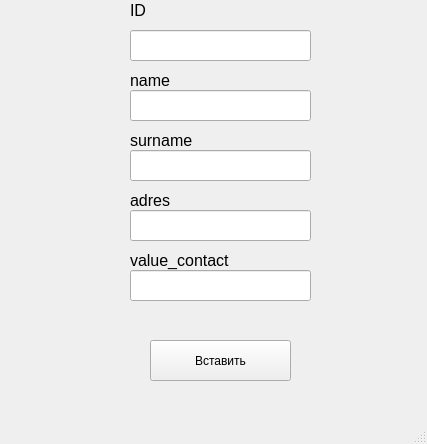
<?xml version="1.0" encoding="UTF-8"?>
<ui version="4.0">
 <class>ClientWindow</class>
 <widget class="QMainWindow" name="ClientWindow">
  <property name="geometry">
   <rect>
    <x>0</x>
    <y>0</y>
    <width>427</width>
    <height>444</height>
   </rect>
  </property>
  <property name="windowTitle">
   <string>MainWindow</string>
  </property>
  <widget class="QWidget" name="centralwidget">
   <widget class="QLabel" name="label_6">
    <property name="geometry">
     <rect>
      <x>130</x>
      <y>70</y>
      <width>141</width>
      <height>21</height>
     </rect>
    </property>
    <property name="font">
     <font>
      <pointsize>12</pointsize>
     </font>
    </property>
    <property name="lineWidth">
     <number>1</number>
    </property>
    <property name="text">
     <string>name</string>
    </property>
   </widget>
   <widget class="QLineEdit" name="lineEdit">
    <property name="geometry">
     <rect>
      <x>130</x>
      <y>30</y>
      <width>181</width>
      <height>31</height>
     </rect>
    </property>
   </widget>
   <widget class="QLabel" name="label_8">
    <property name="geometry">
     <rect>
      <x>130</x>
      <y>190</y>
      <width>141</width>
      <height>21</height>
     </rect>
    </property>
    <property name="font">
     <font>
      <pointsize>12</pointsize>
     </font>
    </property>
    <property name="lineWidth">
     <number>1</number>
    </property>
    <property name="text">
     <string>adres</string>
    </property>
   </widget>
   <widget class="QLabel" name="label_9">
    <property name="geometry">
     <rect>
      <x>130</x>
      <y>250</y>
      <width>141</width>
      <height>21</height>
     </rect>
    </property>
    <property name="font">
     <font>
      <pointsize>12</pointsize>
     </font>
    </property>
    <property name="lineWidth">
     <number>1</number>
    </property>
    <property name="text">
     <string>value_contact</string>
    </property>
   </widget>
   <widget class="QLabel" name="label_7">
    <property name="geometry">
     <rect>
      <x>130</x>
      <y>130</y>
      <width>141</width>
      <height>21</height>
     </rect>
    </property>
    <property name="font">
     <font>
      <pointsize>12</pointsize>
     </font>
    </property>
    <property name="lineWidth">
     <number>1</number>
    </property>
    <property name="text">
     <string>surname</string>
    </property>
   </widget>
   <widget class="QLineEdit" name="lineEdit_4">
    <property name="geometry">
     <rect>
      <x>130</x>
      <y>210</y>
      <width>181</width>
      <height>31</height>
     </rect>
    </property>
   </widget>
   <widget class="QLabel" name="label_5">
    <property name="geometry">
     <rect>
      <x>130</x>
      <y>0</y>
      <width>31</width>
      <height>21</height>
     </rect>
    </property>
    <property name="font">
     <font>
      <pointsize>12</pointsize>
     </font>
    </property>
    <property name="lineWidth">
     <number>1</number>
    </property>
    <property name="text">
     <string>ID</string>
    </property>
   </widget>
   <widget class="QLineEdit" name="lineEdit_3">
    <property name="geometry">
     <rect>
      <x>130</x>
      <y>150</y>
      <width>181</width>
      <height>31</height>
     </rect>
    </property>
   </widget>
   <widget class="QLineEdit" name="lineEdit_2">
    <property name="geometry">
     <rect>
      <x>130</x>
      <y>90</y>
      <width>181</width>
      <height>31</height>
     </rect>
    </property>
   </widget>
   <widget class="QLineEdit" name="lineEdit_5">
    <property name="geometry">
     <rect>
      <x>130</x>
      <y>270</y>
      <width>181</width>
      <height>31</height>
     </rect>
    </property>
   </widget>
   <widget class="QPushButton" name="pushButton_2">
    <property name="geometry">
     <rect>
      <x>150</x>
      <y>340</y>
      <width>141</width>
      <height>41</height>
     </rect>
    </property>
    <property name="text">
     <string>Вставить</string>
    </property>
   </widget>
  </widget>
  <widget class="QMenuBar" name="menubar">
   <property name="geometry">
    <rect>
     <x>0</x>
     <y>0</y>
     <width>427</width>
     <height>26</height>
    </rect>
   </property>
  </widget>
  <widget class="QStatusBar" name="statusbar"/>
 </widget>
 <resources/>
 <connections/>
</ui>
